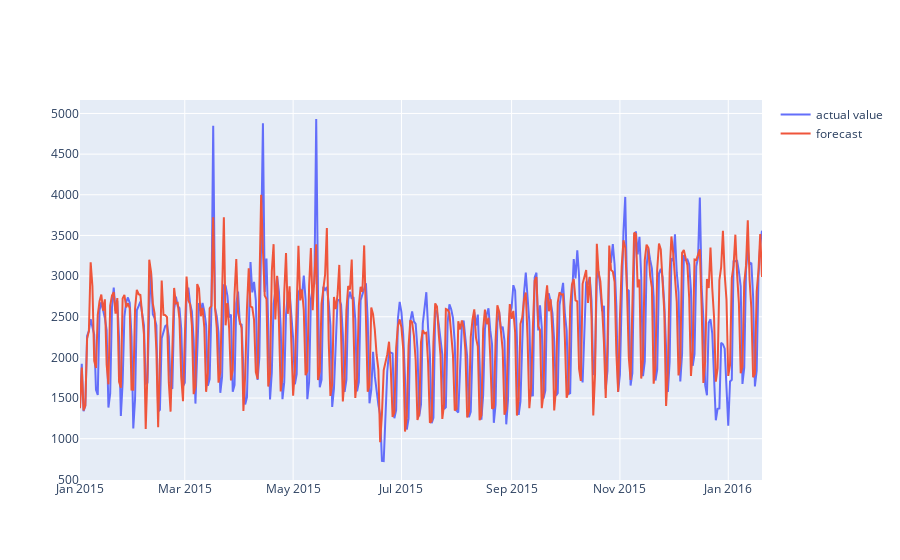

Source (notebook cell):
### Markdown cell above
MAE is less than for the Prophet prediction!

### Code cell
series_to_plot = df.set_index('ds').rename(columns={'y':'actual value'})
forecast = best_model.predict(start=1, end=slen)
series_to_plot['forecast'] = forecast.values
plotly_df(series_to_plot)

### Figure 1 — Plotly figure (JSON) as saved in the notebook; plotly's stock layout.template omitted (floating-point values rounded to 4 significant figures; data arrays with more than 128 entries replaced by an {"elided": "..."} marker saying what was removed)
{"data": [{"mode": "lines", "name": "actual value", "type": "scatter", "x": {"elided": "383 str values"}, "y": {"elided": "383 int values"}}, {"mode": "lines", "name": "forecast", "type": "scatter", "x": {"elided": "383 str values"}, "y": {"elided": "383 float values"}}], "layout": {"title": {"text": ""}}}
